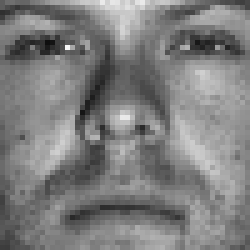
#> input picture hw_2/faces/person01_02.png, 50 x 50 px, found by its file name (shown 5 times larger); its folder holds only this picture in this run
$ jupyter execute --allow-errors hw_2.ipynb
#> lines starting #> are read from the running program, lines starting #| are printed output that depends on the picture
#### ΕΠ08 Αναγνώριση Προτύπων – Μηχανική Μάθηση
#### 2η Εργασία
#### ΧΑΡΑΛΑΜΠΗΣ ΑΡΗΣ sdi1600192

[cell 1]
# from google.colab import drive
# drive.mount('/content/drive')

[cell 2]
from sklearn.neighbors import KNeighborsClassifier
from sklearn.decomposition import PCA
from random import randrange

import matplotlib.pyplot as plt
import numpy as np
import cv2
import os

[cell 3]
seed = 192
np.random.seed(seed)

#### [Ερώτημα 1: Logistic regression & Overfitting]

[cell 4]
from numpy import exp

def sigmoid(z,w):
    k = z*w
    sig = 1/(1+(exp(-k)))
    return sig

x = np.linspace(-10, 10)
ws = [1, 5, 100]
for i in ws:
    f = sigmoid(x,i)
    plt.plot(x,f)
    plt.show
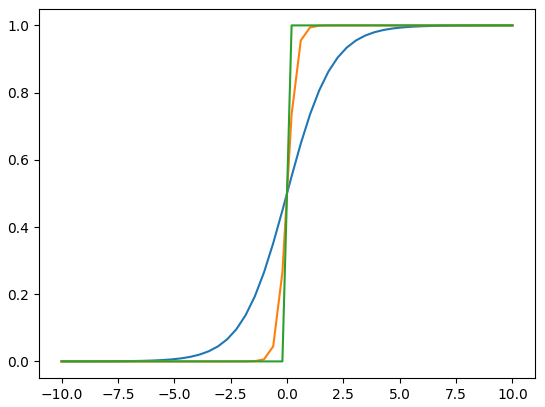
#> figure drawn by matplotlib, 1 panel; curve peaks at x = 10, y = 1; curve peaks at x = 7.55, y = 1; curve peaks at x = 0.612, y = 1

Οι διαφορετικές τιμές του w έχουν επίπτωση στο  διάγραμμα της συνάρτησης. Όσο μεγαλώνει τόσο παρατηρείται συμπεριφορά overfitting. Αυτό οφείλεται στο γεγονός ότι το w επηρεάζει την κλίση της συνάρτησης. Ωστόσο η λογιστική παλινδρόμηση χρησιμοποιείτε για την πρόβλεψη ύπαρξης ή μη ενός χαρακτηριστικού.
Το w σε αυτή την περίπτωση δεν παίζει κάποιο ρόλο στην ιδιότητα ταξινόμησης καθώς γίνεται ακόμα στο 0. Μπορούμε να χρησιμοποιήσουμε είτε ridge για l2 είτε lasso για l1

#### [Ερώτημα 2: Ridge regression]

[Ερώτημα 3: Αναγνώριση Προσώπων (Face recognition)]

[cell 5]
# set path for load images
# path must end in /
# path = '/content/drive/MyDrive/faces/'
path = 'D:/Desktop/AnagnrProt/hw_2/faces/'

[cell 6]
# Ζητούμενo I
def loadImages(path, set_number):
#> called with path = 'D:/Desktop/AnagnrProt/hw_2/faces/', set_number = 'Set_1'
    images = []
    labels = []

    if(set_number == "Set_1"):
        set = list(range(1,7+1))
    elif(set_number == "Set_2"):
        set = list(range(8,19+1))
    elif(set_number == "Set_3"):
        set = list(range(20,31+1))
    elif(set_number == "Set_4"):
        set = list(range(32,45+1))
    elif(set_number == "Set_5"):
        set = list(range(46,64+1))

    str_set = [str(x).zfill(2) for x in set]

    for image in os.listdir(path):
        img = cv2.imread(path+image, 0)
#> img is the input picture: shape (50, 50); min 15, max 246, mean 126.6

        for i in str_set:
            if(image.endswith("_"+ i +".png")):
                # print(image)

                # preprocessing
                img = (img - np.mean(img)) / np.std(img)

                images.append(img.flatten())

                if(image.startswith("person01")):
                    labels.append(1)
                elif(image.startswith("person02")):
                    labels.append(2)
                elif(image.startswith("person03")):
                    labels.append(3)
                elif(image.startswith("person04")):
                    labels.append(4)
                elif(image.startswith("person05")):
                    labels.append(5)
                elif(image.startswith("person06")):
                    labels.append(6)
                elif(image.startswith("person07")):
                    labels.append(7)
                elif(image.startswith("person08")):
                    labels.append(8)
                elif(image.startswith("person09")):
                    labels.append(9)
                elif(image.startswith("person10")):
                    labels.append(10)
#> after the loop, images = 1 item; labels = [1]

    return np.array(images), labels

[cell 7]
sets = ["Set_1", "Set_2", "Set_3", "Set_4", "Set_5"]
images, labels = loadImages(path, sets[0])
#> labels = [1]
white = False

[cell 8]
# Ζητούμενo II, IV
d = 9

#> (the rest of this cell did not finish here and is left out)

[cell 9]
# Ζητούμενo II, IV
d_2 = 30

#> (the rest of this cell did not finish here and is left out)

[cell 10]
# Ζητούμενo III
plt.figure(figsize=(15, 10))
#> (the rest of this cell did not finish here and is left out)

[cell 11]
# Ζητούμενo V
U, s, VT = np.linalg.svd(images)
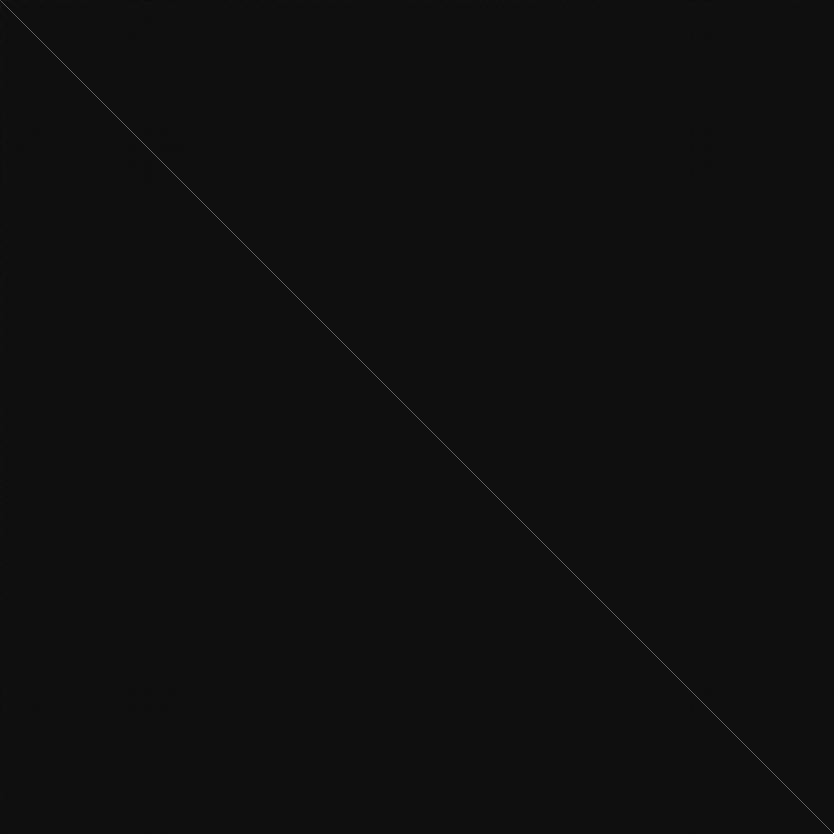
#> VT: shape (2500, 2500) float64 (shown at 1/3 size); min -0.0633, max 1, mean 0.0004; drawn with min black and max white
#> U = [1]; s = [50]

plt.figure(figsize=(15, 10))
for i in range(0,d+1,1):
    plt.subplot(2, d+1, i+1)
    plt.imshow(VT[i].reshape(50, 50), cmap='bone')
    plt.title(i+1)
    plt.axis('off')
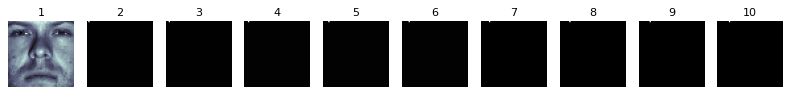
#> figure drawn by matplotlib, 10 panels

[cell 12]
# me covarience kai eig
cov_images = np.cov(images)
#> cov_images = 1
#> (the rest of this cell did not finish here and is left out)

#> (a cell that did not finish here is left out)

[cell 14]
print(U)
#| [[1.]]
